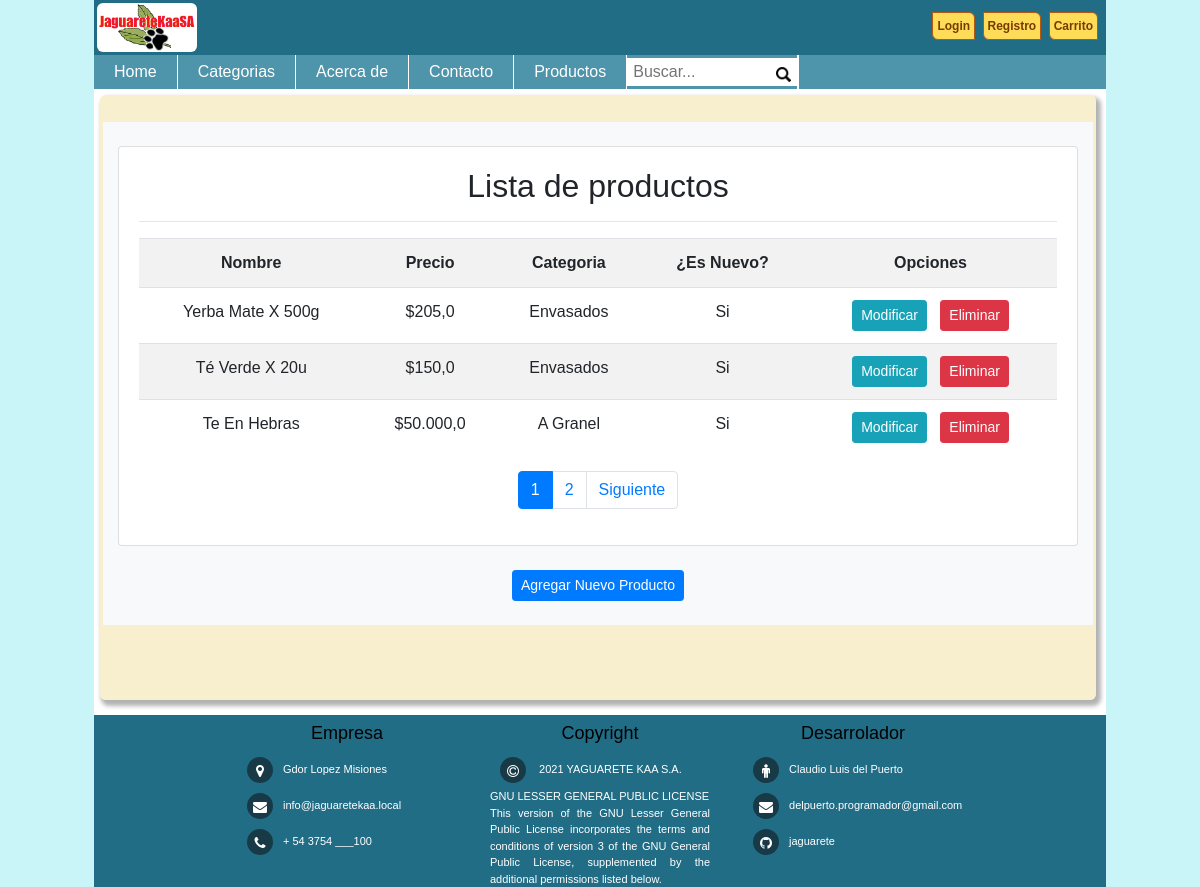
The page /listar_productos/ on the database as committed earlier.
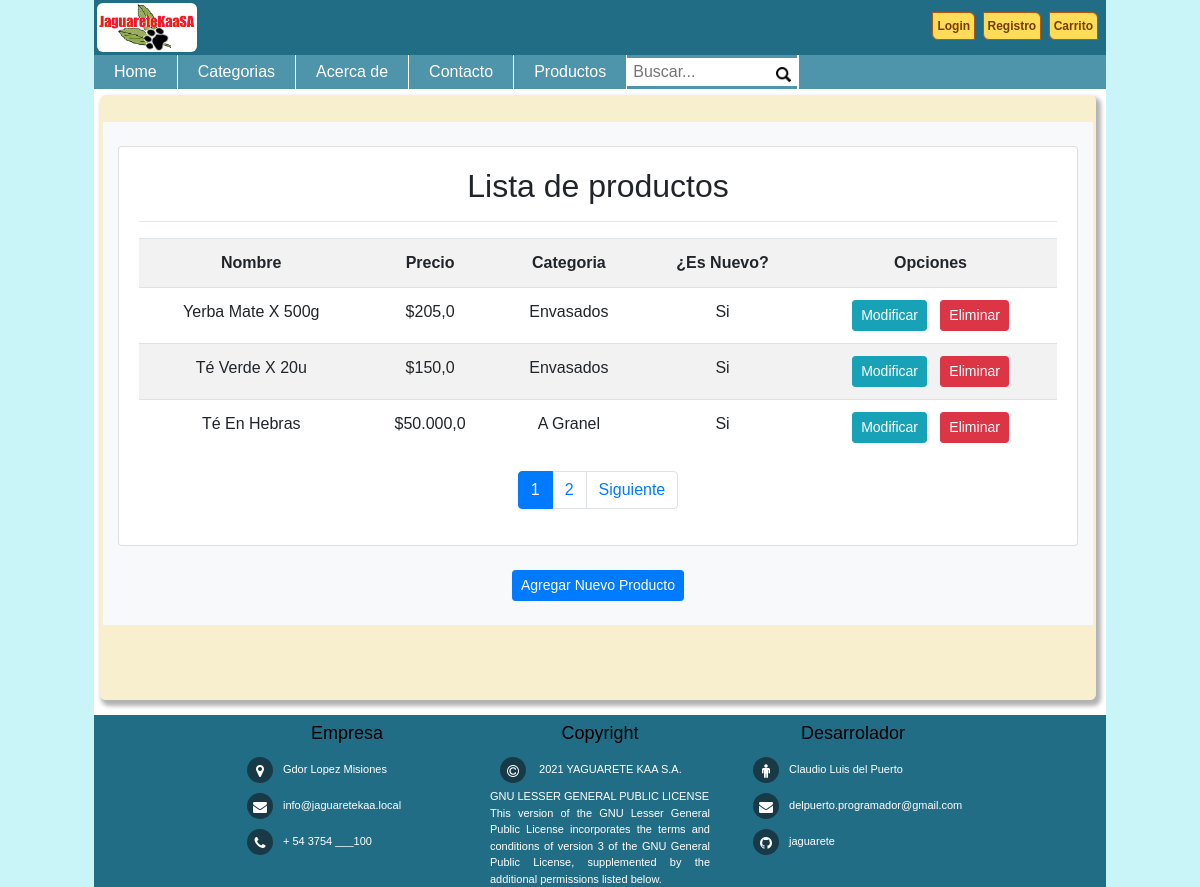
The same page on the database as committed later.
### jaguareteAPP/models.py (models this page shows, shortened)
class Producto(models.Model):
    nombre      = models.CharField(max_length=50)
    precio      = models.FloatField(null=True)
    descripcion = models.TextField(null=True)
    nuevo       = models.BooleanField(default=False)
    categoria   = models.ForeignKey(Categoria, on_delete=models.PROTECT)
    imagen      = models.ImageField(upload_to="productos", null=True)

class Categoria(models.Model):
    nombre = models.CharField(max_length=50)
    def __str__(self):
        return self.nombre

### jaguareteAPP/views.py (the view)
# urls.py: path('listar_productos/', views.listar_productos, name="listar_productos"),
def listar_productos(request):
    productos = Producto.objects.all()
    page      = request.GET.get('page', 1)
    try:
        paginator = Paginator(productos, 3)
        productos = paginator.page(page)
    except:
        raise Http404
    data = {
        'entity': productos ,
        'paginator': paginator
    }
    return render(request,"producto/listar.html", data)

### jaguareteAPP/templates/producto/listar.html (shortened to what this page needs)
{% extends 'home/base.html' %}
{% block contenido %}
{% load crispy_forms_tags %}
{% load humanize %}
<br>
<div class="container bg-light">
    <br>
    <div class="card">
        <div class="card-body">
            <h2>Lista de productos</h2>
            <hr>
            <table class="table table-striped table-hover table-responsive-md">
                <tr>
                    <th>Nombre</th>
                    <th>Precio</th>
                    <th>Categoria</th>
                    <th>¿Es Nuevo?</th>
                    <th>Opciones</th>
                </tr>
                {% for p in entity %}
                    <tr>
                        <td>{{p.nombre | title}}</td>
                        <td>${{p.precio | intcomma}}</td>
                        <td>{{p.categoria}}</td>
                        <td>
                            {% if p.nuevo %}
                                Si
                            {% else %}
                                No
                            {% endif %}
                        </td>
                        <td>
                            <a href="{% url 'modificar_producto' p.id %}" class="btn btn-info btn-sm">Modificar</a>
                            <a href="{% url 'eliminar_producto' p.id %}" class="btn btn-danger btn-sm">Eliminar</a>
                        </td>
                    </tr>
                {% endfor %}
            </table>
            <div>
                {% include 'home/paginator.html' %}
            </div>
        </div>
    </div>
    <br>
    <center>
    <a href="{% url 'agregar_producto' %}" class="btn btn-primary btn-sm">Agregar Nuevo Producto</a>
    </center>
    <br>
</div>
<br>
<br>
<br>
{% endblock %}

Rows that differ between the two databases and show on the page:
changed Producto "A Granel": nombre "Te En Hebras" → "Té En Hebras"
